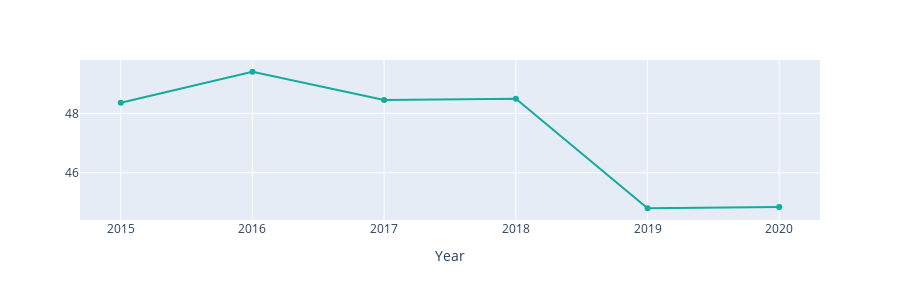

Write notebook code for a chart like this one.
### Markdown cell above
### World trend

### Code cell
df = data[(data.Aggregation == 'Index')].groupby('Year').mean().reset_index()
fig = px.line(df,
              x='Year',
              y='Value',
              labels = {
                 'Value': ''
              },
             height=300)
fig.for_each_annotation(lambda a: a.update(text=a.text.split("=")[-1]))
fig.update_yaxes(visible=True, fixedrange=True)
fig.update_traces(mode='lines+markers', line_color="#14ac9c")

### Figure 1 — Plotly figure (JSON) as saved in the notebook; plotly's stock layout.template omitted (floating-point values rounded to 4 significant figures)
{"data": [{"hovertemplate": "Year=%{x}<br>=%{y}<extra></extra>", "legendgroup": "", "line": {"color": "#14ac9c", "dash": "solid"}, "mode": "lines+markers", "name": "", "orientation": "v", "showlegend": false, "type": "scatter", "x": [2015, 2016, 2017, 2018, 2019, 2020], "xaxis": "x", "y": [48.36, 49.4, 48.45, 48.5, 44.8, 44.84], "yaxis": "y"}], "layout": {"height": 300, "legend": {"tracegroupgap": 0}, "margin": {"t": 60}, "xaxis": {"anchor": "y", "domain": [0, 1], "title": {"text": "Year"}}, "yaxis": {"anchor": "x", "domain": [0, 1], "fixedrange": true, "title": {"text": ""}, "visible": true}}}
